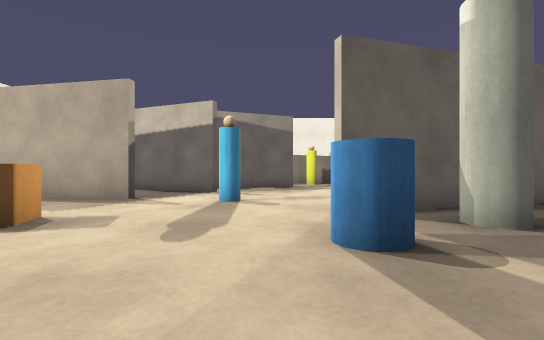
[1] (above)

17 first-person views from a walk through a Gazebo world. The camera is 0.72 m above the floor, looks level and sees 85° across. The floor is counted in squares, 1 m on a side. Each view is taken from the middle of a square. On the plan, view 1 faces up. The plan holds only what a view shows up to about 10 squares ahead; the rest is blank. The robots in the file are not drawn.

[2]
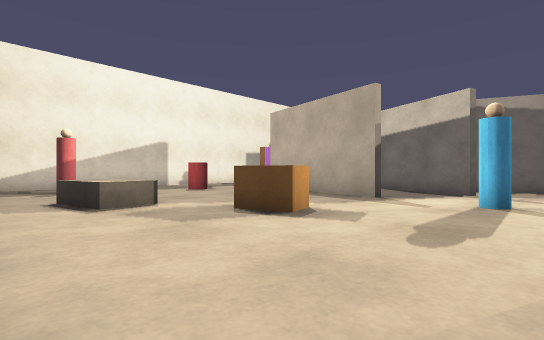

[3]
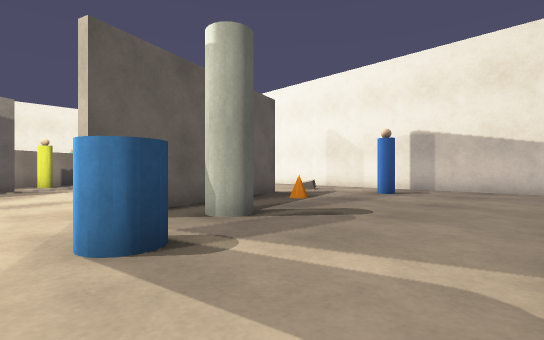

[4]
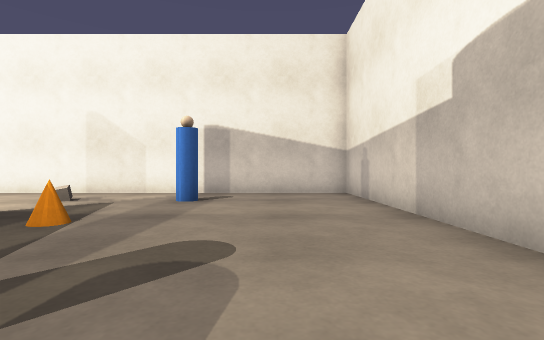

[5]
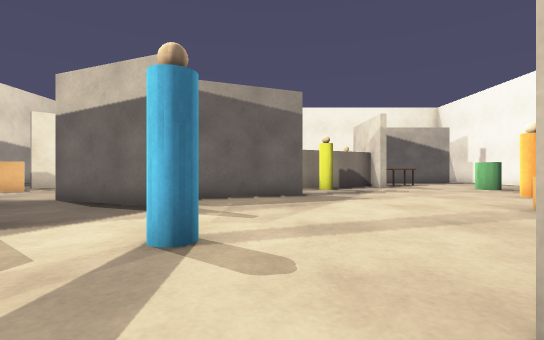

[6]
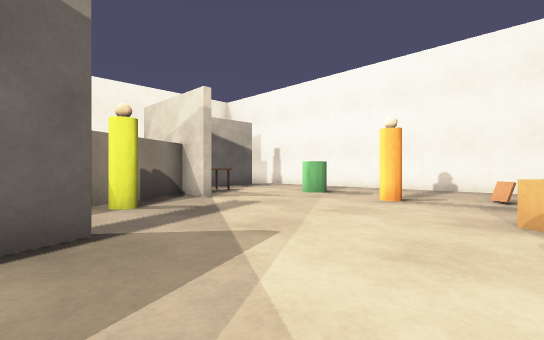

[7]
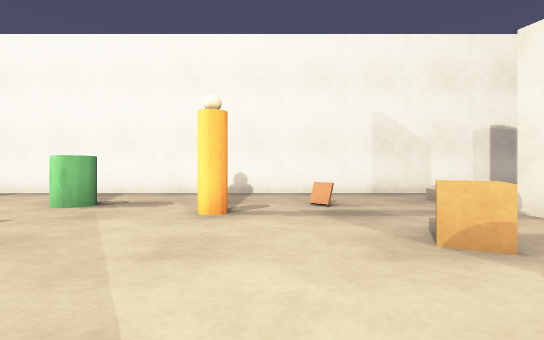

[8]
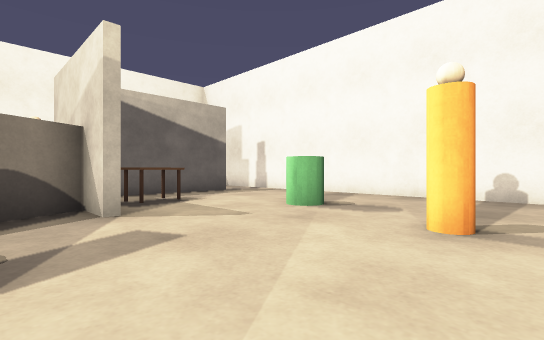

[9]
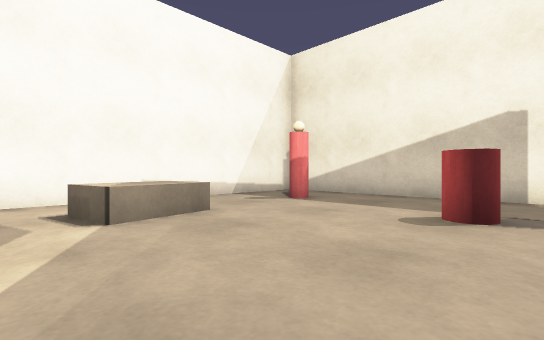

[10]
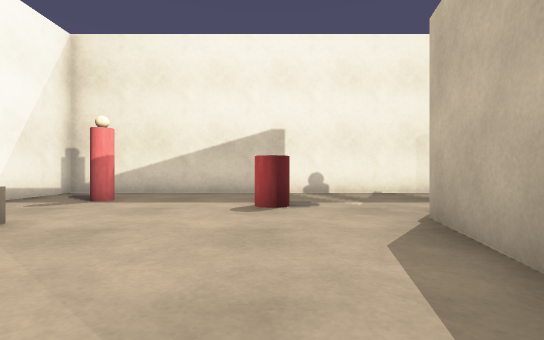

[11]
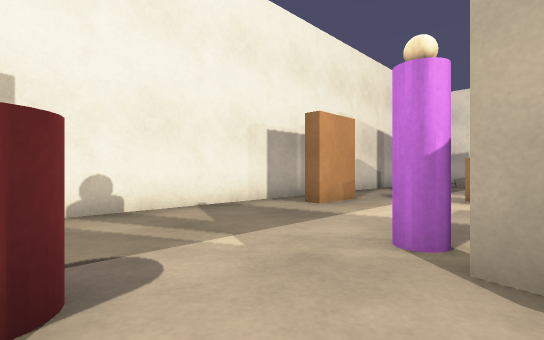

[12]
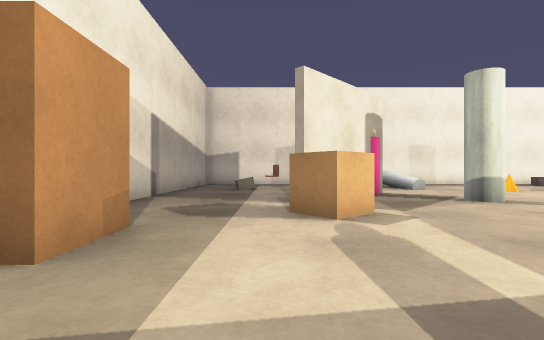

[13]
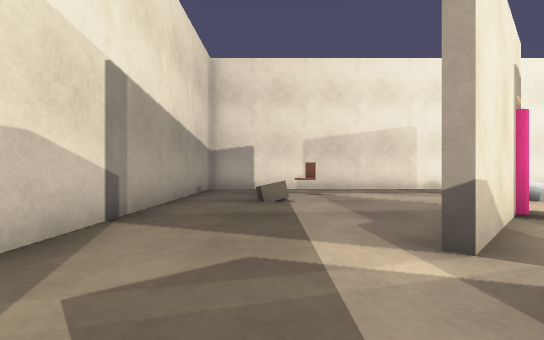

[14]
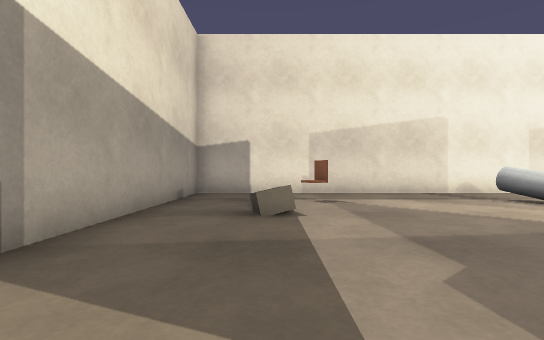

[15]
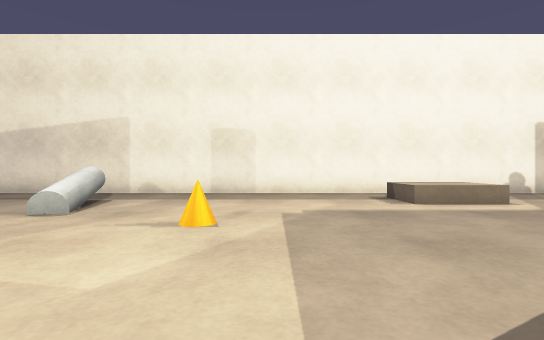

[16]
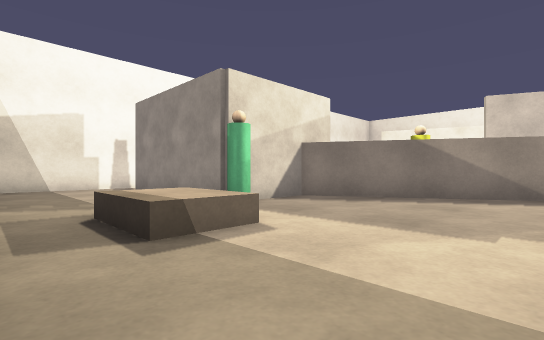

[17]
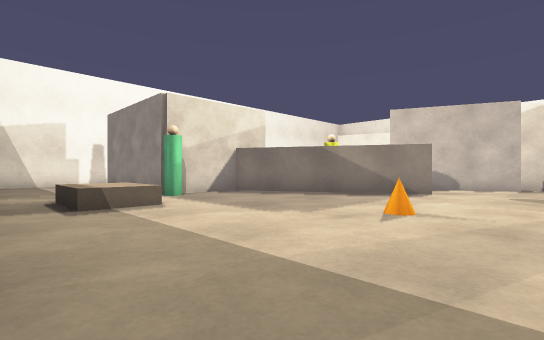

### Floor plan
Points are (right, up) in squares from view 1. A wall is a line through its corners. A room is listed if a view was taken in it or the views show most of it. See-through windows are left out.
Room 1 (views 1, 2, 3, 4, 5, 6, 7, 8, 9, 10, 11, 12, 13, 14, 15, 16, 17)
walls: (-0.5, 12.3) (0.8, 12.9); (-1.9, 9.7) (-5.1, 11.1); (-3, 11.3) (-2.3, 11.6); (0.9, 12.7) (-2.2, 11.4); (-1.2, 14.4) (4.4, 17.5); (-3.6, 7.4) (-8.6, 8.4); (3.7, 5.8) (1.1, 5); (4.4, 15.9) (4.4, 20.1) (9.2, 20.1); (4.4, 17.2) (1.6, 15.6); (6.4, 6.9) (6.9, 7); (6.9, 6.8) (5.6, 6.4); (-7.4, 17.5) (-9.3, 15.5); (-11.8, 12.8) (-11.8, 11.3) (-12.2, 11.3); (-13.3, 12.8) (-13.3, -0.3) (-5.2, -0.3); (4.5, -0.3) (11.4, -0.3) (11.4, 19.6); (8.4, 19.9) (5.9, 19.9); (7.6, 24.4) (-13.3, 24.4) (-13.3, 15.5); (11.4, 22.1) (11.4, 23.5)
objects: person (-11, 2); brown box (-11, 20); barrel (-10, 6); chair (-10, 22); person (-9, 9); brown box (-9, 14); brown box (-8, 1) to (-6, 3); person (-7, 18); pillar (-5, 16); pillar (-5, 20) to (-5, 22); brown box (-4, 4); cone (-2, 19); person (-1, 7); barrel (1, 3); person (2, 15); brown box (2, 22) to (4, 23); pillar (3, 4); person (4, 20); brown box (5, 9); cone (6, 5); table (6, 18); person (7, 12); brown box (8, 10); barrel (8, 15); person (9, 4); brown box (9, 7)

Where each view was taken, in squares from view 1:
view 1: 0 up, 0 right, facing up
view 2: 0 up, 0 right, facing up-left
view 3: 0 up, 0 right, facing up-right
view 4: 2 up, 2 right, facing right
view 5: 4 up, 0 right, facing up
view 6: 9 up, 0 right, facing up-right
view 7: 11 up, 2 right, facing right
view 8: 11 up, 3 right, facing up-right
view 9: 7 up, 5 left, facing down-left
view 10: 6 up, 4 left, facing left
view 11: 6 up, 8 left, facing up-left
view 12: 9 up, 10 left, facing up
view 13: 13 up, 11 left, facing up
view 14: 15 up, 11 left, facing up
view 15: 15 up, 1 left, facing up
view 16: 24 up, 1 left, facing down-right
view 17: 24 up, 4 left, facing down-right
